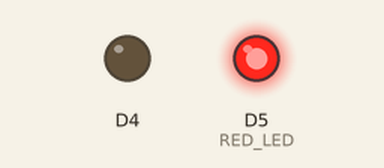
A program run on a simulated ESP8266 (NodeMCU). On the bench: output pins drawn as LEDs (lit = HIGH). What the program prints to the serial monitor is not drawn.

Above: at 1.0 s.
At 5.7 s:
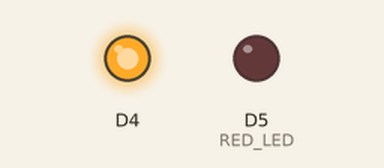
At 10.55 s:
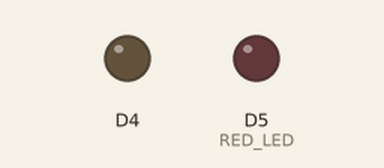
Timing chart, 0 to 10.8 s (numbered marks = the images above):
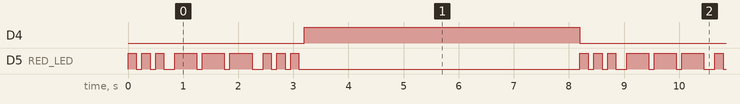

The program:

main.cpp
```cpp
#include <Arduino.h>

#define RED_LED D5   //led warna merah
#define GREEN_LED D6 //led warna hijau
#define BLUE_LED D7  //led warnah biru

void setup()
{
  Serial.begin(115200);
  pinMode(RED_LED, OUTPUT); //atur pin-pin digital sebagai output
  pinMode(D4, OUTPUT);

  Serial.println("Contoh Program LED SOS");
}

void loop()
{
  // 3 dits (3 titik atau huruf S)
  for (int x = 0; x < 3; x++)
  {
    digitalWrite(RED_LED, HIGH); // LED nyala
    delay(150);                  // delay selama 150ms
    digitalWrite(RED_LED, LOW); // LED mati
    delay(100);                  // delay selama 100ms
  }
  delay(100);

  // 3 dahs (3 garis atau huruf O)
  for (int x = 0; x < 3; x++)
  {
    digitalWrite(RED_LED, HIGH); // LED nyala
    delay(400);                  // delay selama 400ms
    digitalWrite(RED_LED, LOW); // LED mati
    delay(100);                  // delay selama 100ms
  }

  // 100ms delay to cause slight gap between letters
  delay(100);
  // 3 dits again (3 titik atau huruf S)
  for (int x = 0; x < 3; x++)
  {
    digitalWrite(RED_LED, HIGH); // LED nyala
    delay(150);                  // delay selama 150ms
    digitalWrite(RED_LED, LOW); // LED mati
    delay(100);                  // delay selama 100ms
  }

  // wait 5 seconds before repeating the SOS signal
  digitalWrite(D4, HIGH);
  delay(5000);
  digitalWrite(D4, LOW);
}
```

Measured:
- by itself, D4: alternates HIGH for 5.0 s and LOW for 3.2 s
- by itself, D5 (RED_LED): repeats every 8.2 s: 2 × (LOW 0.10 s, HIGH 0.15 s), LOW 0.20 s, 2 × (HIGH 0.40 s, LOW 0.10 s), HIGH 0.40 s, LOW 0.20 s, 2 × (HIGH 0.15 s, LOW 0.10 s), HIGH 0.15 s, LOW 5.1 s, HIGH 0.15 s
- by itself, everything shown: repeats every 8.2 s, in 14 steps
